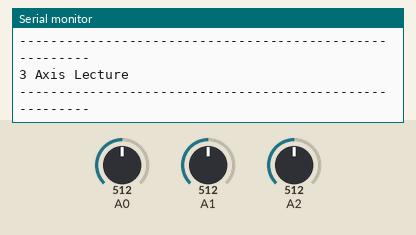
Simulated run of this sketch. Board: Arduino Uno, built with avr-gcc and run on an emulated ATmega328P. Parts: the last lines printed to the serial monitor. The inputs (shaded band) are chosen by the test bench; at power-on: A0 = 512, A1 = 512, A2 = 512.

Above: at 1.2 s.
1.3 s: A0 set to 716
At 2.34 s:
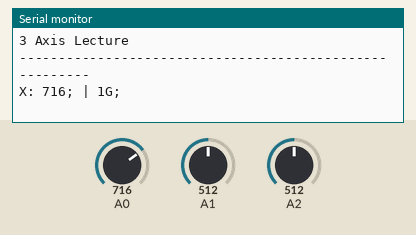
2.8 s: A1 set to 716
At 4.1 s:
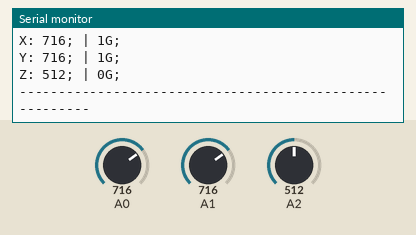
4.3 s: A2 set to 716
At 5.1 s:
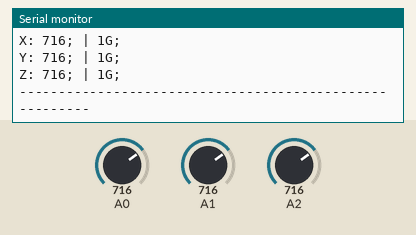
5.8 s: A0 set to 900
At 6.85 s:
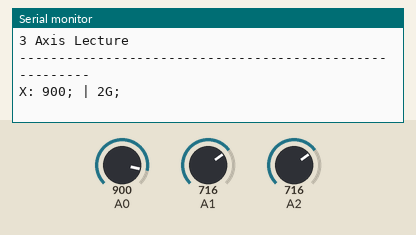
7.3 s: A1 set to 900
At 8.6 s:
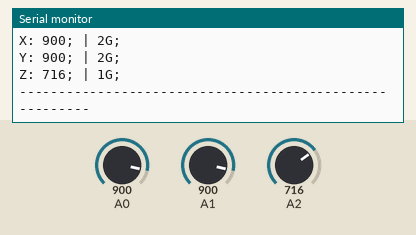
8.8 s: A2 set to 900
At 9.9 s:
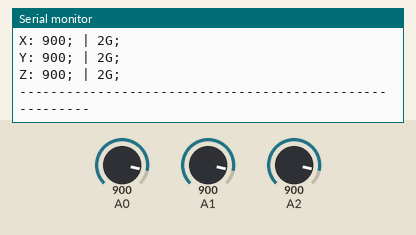
Timing chart, 0 to 11.3 s (numbered marks = the images above; inputs shaded):
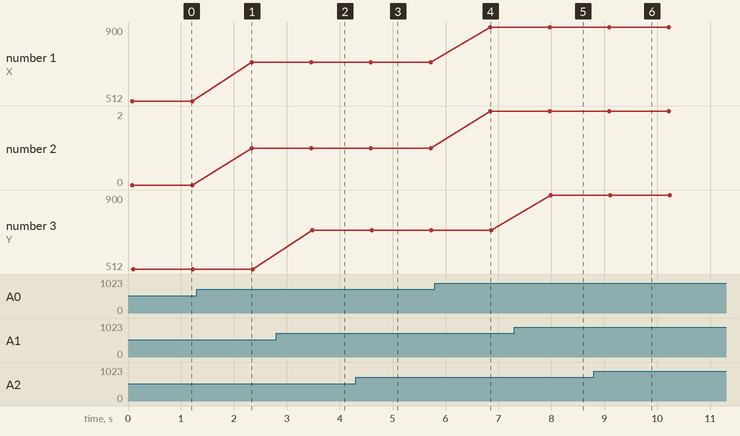

The sketch:

ADXL335.ino
```cpp
int xInput = A0; // the A0 pin is connected to xinput
int yInput = A1; // the A1 pin is connected to yinput
int zInput = A2; // the A2 pin is connected to zinput

// initialize minimum and maximum Raw Ranges for each axis
int RawMin = 0;
int RawMax = 1023;

// Take multiple samples to reduce noise
const int sampleSize = 10;

void setup()
{
  analogReference(EXTERNAL); //connect 3.3v to AREF
  Serial.begin(9600); // Start serial communication
}

void loop()
{
  //Read raw values
  int xRaw = ReadAxis(xInput);
  int yRaw = ReadAxis(yInput);
  int zRaw = ReadAxis(zInput);

  // Convert raw values to 'milli-Gs"
  long xScaled = map(xRaw, RawMin, RawMax, -3000, 3000);
  long yScaled = map(yRaw, RawMin, RawMax, -3000, 3000);
  long zScaled = map(zRaw, RawMin, RawMax, -3000, 3000);

  // re-scale to fractional Gs
  float xAccel = xScaled / 1000.0;
  float yAccel = yScaled / 1000.0;
  float zAccel = zScaled / 1000.0;
  // Output data to serial monitor
  Serial.println("3 Axis Lecture");
  Serial.println("--------------------------------------------------------");
  Serial.print("X: ");
  Serial.print(xRaw);
  Serial.print("; ");
  Serial.print("| ");
  Serial.print(xAccel,0);
  Serial.println("G; ");
  Serial.print("Y: ");
  Serial.print(yRaw);
  Serial.print("; ");
  Serial.print("| ");
  Serial.print(yAccel,0);
  Serial.println("G; ");
  Serial.print("Z: ");
  Serial.print(zRaw);
  Serial.print("; ");
  Serial.print("| ");
  Serial.print(zAccel,0);
  Serial.println("G; ");
  Serial.println("--------------------------------------------------------");


  delay(1000);
}

// Take samples and return the average
int ReadAxis(int axisPin)
{
  long reading = 0;
  analogRead(axisPin); // Read the axis pin
  delay(1);
  for (int i = 0; i < sampleSize; i++)
  {
  reading += analogRead(axisPin);
  }
  return reading/sampleSize;
}
```

Measured:
- after the input at 1.3 s, the serial monitor: prints a new line after 1.0 s (image 1)
- after the input at 2.8 s, the serial monitor: prints a new line after 0.68 s (image 2)
- after the input at 4.3 s, the serial monitor: prints a new line after 0.32 s (image 3)
- after the input at 5.8 s, the serial monitor: prints a new line after 1.0 s (image 4)
- after the input at 7.3 s, the serial monitor: prints a new line after 0.69 s (image 5)
- after the input at 8.8 s, the serial monitor: prints a new line after 0.33 s (image 6)
- plotted number 1: 512 → 716 after the input at 1.3 s, 716 → 900 after the input at 5.8 s
- plotted number 2: 0 → 1 after the input at 1.3 s, 1 → 2 after the input at 5.8 s
